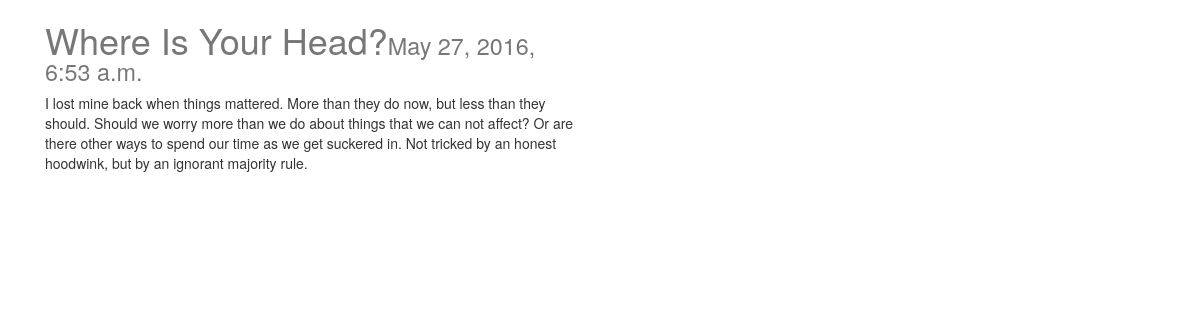
The app's page /blog/where-is-your-head/ with its own data.
### blog/models.py (models this page shows, shortened)
class Post(models.Model):
    title = models.CharField(max_length=120)
    slug = models.SlugField(unique=True)
    image = models.ImageField(upload_to= upload_location,
        null=True,
        blank=True,
        width_field= "width_field",
        height_field= "height_field")
    height_field = models.IntegerField(default=0)
    width_field = models.IntegerField(default=0)
    content = models.TextField()
    updated = models.DateTimeField(auto_now=True, auto_now_add=False)
    timestamp = models.DateTimeField(auto_now=False, auto_now_add=True)
    class Meta:
        ordering = ["-timestamp", "-updated"]

### blog/views.py (the view)
# urls.py: url(r'^(?P<slug>[\w-]+)/$', blog_detail, name='detail'),
def blog_detail(request, slug=None):
    instance = get_object_or_404(Post, slug=slug)
    context = {
        "title": instance.title,
        "instance": instance,
    }
    return render(request, "blog/detail.html", context)

### blog/templates/blog/detail.html (shortened to what this page needs)
{% extends "blog/base.html" %}
{% block content %}
<div class='col-sm-6 col=sm-offset-2'>
<h1>{{ title }}<small>{{ instance.timestamp }}</small></h1>
{{ instance.content|linebreaks }}<br/>
</div>
{% endblock content %}

### static/css/base.css (style rules this page uses)
h1 { color: #777777; }

### records on screen
Post: title "Where Is Your Head?", timestamp "May 27, 2016, 6:53 a.m.", content "I lost mine back when things mattered. More than they do now, but less than they should. Should we worry more than we do about things that we can not affect? Or are there other ways to spend our time as we get suckered in. Not tricked by an honest hoodwink, but by an ignorant majority rule."
